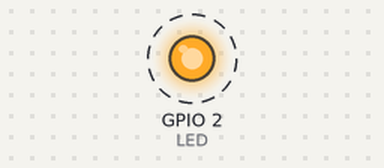
Recording of a program running on a simulated ESP32. On the bench: output pins drawn as LEDs (lit = HIGH). Dashed ring = blinking. What the program prints to the serial monitor is not drawn.

Above: at 1.5 s.
Timing chart, 0 to 5.6 s (numbered marks = the images above):
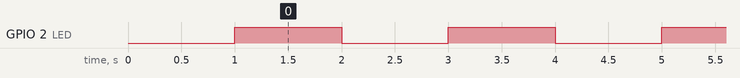

Measured:
- by itself, GPIO 2 (LED): alternates HIGH for 1.0 s and LOW for 1.0 s

The program:

main.cpp
```cpp
#include <Arduino.h>

#define LED LED_BUILTIN

// the setup function runs once when you press reset or power the board
void setup() {
  Serial.begin(115200);
  // initialize digital pin LED_BUILTIN as an output.
  pinMode(LED, OUTPUT);
  // pinMode(SENSOR_OUT, INPUT);

  Serial.println("Set up ready ...");
  delay(1000);

}

// the loop function runs over and over again forever

int count = 0;
void loop() {

  if (!digitalRead(LED)){
    digitalWrite(LED, HIGH);
  }
  else {
    digitalWrite(LED, LOW);
  }
  count = count + 1;
  Serial.print("Count: ");
  Serial.println(count);
  delay(1000);                       // wait for a second
}
```
